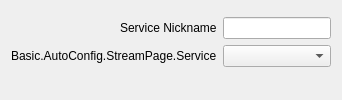
            <widget class="QWidget" name="widget_5" native="true">
             <property name="sizePolicy">
              <sizepolicy hsizetype="Preferred" vsizetype="Maximum">
               <horstretch>0</horstretch>
               <verstretch>0</verstretch>
              </sizepolicy>
             </property>
             <layout class="QFormLayout" name="topStreamLayout">
              <property name="fieldGrowthPolicy">
               <enum>QFormLayout::AllNonFixedFieldsGrow</enum>
              </property>
              <property name="labelAlignment">
               <set>Qt::AlignRight|Qt::AlignTrailing|Qt::AlignVCenter</set>
              </property>
              <item row="4" column="0">
               <widget class="QLabel" name="serviceLabel">
                <property name="text">
                 <string>Basic.AutoConfig.StreamPage.Service</string>
                </property>
                <property name="buddy">
                 <cstring>service</cstring>
                </property>
               </widget>
              </item>
              <item row="4" column="1">
               <widget class="QComboBox" name="service">
                <property name="maxVisibleItems">
                 <number>20</number>
                </property>
               </widget>
              </item>
              <item row="1" column="0">
               <spacer name="horizontalSpacer_17">
                <property name="orientation">
                 <enum>Qt::Horizontal</enum>
                </property>
                <property name="sizeHint" stdset="0">
                 <size>
                  <width>170</width>
                  <height>0</height>
                 </size>
                </property>
               </spacer>
              </item>
              <item row="3" column="0">
               <widget class="QLabel" name="label_45">
                <property name="text">
                 <string>Service Nickname</string>
                </property>
               </widget>
              </item>
              <item row="3" column="1">
               <widget class="QLineEdit" name="serviceNameInput"/>
              </item>
             </layout>
            </widget>
